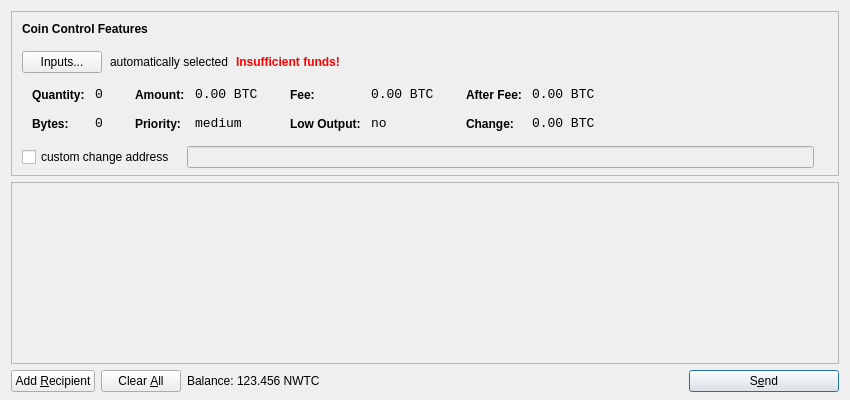
<?xml version="1.0" encoding="UTF-8"?>
<ui version="4.0">
 <class>SendCoinsDialog</class>
 <widget class="QDialog" name="SendCoinsDialog">
  <property name="geometry">
   <rect>
    <x>0</x>
    <y>0</y>
    <width>850</width>
    <height>400</height>
   </rect>
  </property>
  <property name="windowTitle">
   <string>Send Coins</string>
  </property>
  <layout class="QVBoxLayout" name="verticalLayout" stretch="0,1,0">
   <property name="bottomMargin">
    <number>8</number>
   </property>
   <item>
    <widget class="QFrame" name="frameCoinControl">
     <property name="sizePolicy">
      <sizepolicy hsizetype="Expanding" vsizetype="Expanding">
       <horstretch>0</horstretch>
       <verstretch>0</verstretch>
      </sizepolicy>
     </property>
     <property name="maximumSize">
      <size>
       <width>16777215</width>
       <height>16777215</height>
      </size>
     </property>
     <property name="frameShape">
      <enum>QFrame::StyledPanel</enum>
     </property>
     <property name="frameShadow">
      <enum>QFrame::Sunken</enum>
     </property>
     <layout class="QVBoxLayout" name="verticalLayoutCoinControl2">
      <property name="spacing">
       <number>-1</number>
      </property>
      <property name="leftMargin">
       <number>0</number>
      </property>
      <property name="topMargin">
       <number>0</number>
      </property>
      <property name="rightMargin">
       <number>0</number>
      </property>
      <property name="bottomMargin">
       <number>6</number>
      </property>
      <item>
       <layout class="QVBoxLayout" name="verticalLayoutCoinControl" stretch="0,0,0,0,1">
        <property name="spacing">
         <number>0</number>
        </property>
        <property name="leftMargin">
         <number>10</number>
        </property>
        <property name="topMargin">
         <number>10</number>
        </property>
        <item>
         <layout class="QHBoxLayout" name="horizontalLayoutCoinControl1">
          <property name="bottomMargin">
           <number>15</number>
          </property>
          <item>
           <widget class="QLabel" name="labelCoinControlFeatures">
            <property name="sizePolicy">
             <sizepolicy hsizetype="Preferred" vsizetype="Maximum">
              <horstretch>0</horstretch>
              <verstretch>0</verstretch>
             </sizepolicy>
            </property>
            <property name="font">
             <font>
              <weight>75</weight>
              <bold>true</bold>
             </font>
            </property>
            <property name="styleSheet">
             <string notr="true">font-weight:bold;</string>
            </property>
            <property name="text">
             <string>Coin Control Features</string>
            </property>
           </widget>
          </item>
         </layout>
        </item>
        <item>
         <layout class="QHBoxLayout" name="horizontalLayoutCoinControl2" stretch="0,0,0,0">
          <property name="spacing">
           <number>8</number>
          </property>
          <property name="bottomMargin">
           <number>10</number>
          </property>
          <item>
           <widget class="QPushButton" name="pushButtonCoinControl">
            <property name="styleSheet">
             <string notr="true"/>
            </property>
            <property name="text">
             <string>Inputs...</string>
            </property>
           </widget>
          </item>
          <item>
           <widget class="QLabel" name="labelCoinControlAutomaticallySelected">
            <property name="text">
             <string>automatically selected</string>
            </property>
            <property name="margin">
             <number>5</number>
            </property>
           </widget>
          </item>
          <item>
           <widget class="QLabel" name="labelCoinControlInsuffFunds">
            <property name="font">
             <font>
              <weight>75</weight>
              <bold>true</bold>
             </font>
            </property>
            <property name="styleSheet">
             <string notr="true">color:red;font-weight:bold;</string>
            </property>
            <property name="text">
             <string>Insufficient funds!</string>
            </property>
            <property name="margin">
             <number>5</number>
            </property>
           </widget>
          </item>
          <item>
           <spacer name="horizontalSpacerCoinControl">
            <property name="orientation">
             <enum>Qt::Horizontal</enum>
            </property>
            <property name="sizeHint" stdset="0">
             <size>
              <width>40</width>
              <height>1</height>
             </size>
            </property>
           </spacer>
          </item>
         </layout>
        </item>
        <item>
         <widget class="QWidget" name="widgetCoinControl" native="true">
          <property name="sizePolicy">
           <sizepolicy hsizetype="Preferred" vsizetype="Preferred">
            <horstretch>0</horstretch>
            <verstretch>0</verstretch>
           </sizepolicy>
          </property>
          <property name="minimumSize">
           <size>
            <width>0</width>
            <height>0</height>
           </size>
          </property>
          <property name="styleSheet">
           <string notr="true"/>
          </property>
          <layout class="QHBoxLayout" name="horizontalLayoutCoinControl5">
           <property name="margin">
            <number>0</number>
           </property>
           <item>
            <layout class="QHBoxLayout" name="horizontalLayoutCoinControl3" stretch="0,0,0,1">
             <property name="spacing">
              <number>20</number>
             </property>
             <property name="topMargin">
              <number>0</number>
             </property>
             <property name="bottomMargin">
              <number>10</number>
             </property>
             <item>
              <layout class="QFormLayout" name="formLayoutCoinControl1">
               <property name="horizontalSpacing">
                <number>10</number>
               </property>
               <property name="verticalSpacing">
                <number>14</number>
               </property>
               <property name="leftMargin">
                <number>10</number>
               </property>
               <property name="topMargin">
                <number>4</number>
               </property>
               <property name="rightMargin">
                <number>6</number>
               </property>
               <item row="0" column="0">
                <widget class="QLabel" name="labelCoinControlQuantityText">
                 <property name="styleSheet">
                  <string notr="true">font-weight:bold;</string>
                 </property>
                 <property name="text">
                  <string>Quantity:</string>
                 </property>
                 <property name="margin">
                  <number>0</number>
                 </property>
                </widget>
               </item>
               <item row="0" column="1">
                <widget class="QLabel" name="labelCoinControlQuantity">
                 <property name="font">
                  <font>
                   <family>Monospace</family>
                   <pointsize>10</pointsize>
                  </font>
                 </property>
                 <property name="cursor">
                  <cursorShape>IBeamCursor</cursorShape>
                 </property>
                 <property name="contextMenuPolicy">
                  <enum>Qt::ActionsContextMenu</enum>
                 </property>
                 <property name="text">
                  <string notr="true">0</string>
                 </property>
                 <property name="margin">
                  <number>0</number>
                 </property>
                 <property name="textInteractionFlags">
                  <set>Qt::LinksAccessibleByMouse|Qt::TextSelectableByKeyboard|Qt::TextSelectableByMouse</set>
                 </property>
                </widget>
               </item>
               <item row="1" column="0">
                <widget class="QLabel" name="labelCoinControlBytesText">
                 <property name="styleSheet">
                  <string notr="true">font-weight:bold;</string>
                 </property>
                 <property name="text">
                  <string>Bytes:</string>
                 </property>
                </widget>
               </item>
               <item row="1" column="1">
                <widget class="QLabel" name="labelCoinControlBytes">
                 <property name="font">
                  <font>
                   <family>Monospace</family>
                   <pointsize>10</pointsize>
                  </font>
                 </property>
                 <property name="cursor">
                  <cursorShape>IBeamCursor</cursorShape>
                 </property>
                 <property name="contextMenuPolicy">
                  <enum>Qt::ActionsContextMenu</enum>
                 </property>
                 <property name="text">
                  <string notr="true">0</string>
                 </property>
                 <property name="textInteractionFlags">
                  <set>Qt::LinksAccessibleByMouse|Qt::TextSelectableByKeyboard|Qt::TextSelectableByMouse</set>
                 </property>
                </widget>
               </item>
              </layout>
             </item>
             <item>
              <layout class="QFormLayout" name="formLayoutCoinControl2">
               <property name="horizontalSpacing">
                <number>10</number>
               </property>
               <property name="verticalSpacing">
                <number>14</number>
               </property>
               <property name="leftMargin">
                <number>6</number>
               </property>
               <property name="topMargin">
                <number>4</number>
               </property>
               <property name="rightMargin">
                <number>6</number>
               </property>
               <item row="0" column="0">
                <widget class="QLabel" name="labelCoinControlAmountText">
                 <property name="styleSheet">
                  <string notr="true">font-weight:bold;</string>
                 </property>
                 <property name="text">
                  <string>Amount:</string>
                 </property>
                 <property name="margin">
                  <number>0</number>
                 </property>
                </widget>
               </item>
               <item row="0" column="1">
                <widget class="QLabel" name="labelCoinControlAmount">
                 <property name="font">
                  <font>
                   <family>Monospace</family>
                   <pointsize>10</pointsize>
                  </font>
                 </property>
                 <property name="cursor">
                  <cursorShape>IBeamCursor</cursorShape>
                 </property>
                 <property name="contextMenuPolicy">
                  <enum>Qt::ActionsContextMenu</enum>
                 </property>
                 <property name="text">
                  <string notr="true">0.00 BTC</string>
                 </property>
                 <property name="textInteractionFlags">
                  <set>Qt::LinksAccessibleByMouse|Qt::TextSelectableByKeyboard|Qt::TextSelectableByMouse</set>
                 </property>
                </widget>
               </item>
               <item row="1" column="0">
                <widget class="QLabel" name="labelCoinControlPriorityText">
                 <property name="styleSheet">
                  <string notr="true">font-weight:bold;</string>
                 </property>
                 <property name="text">
                  <string>Priority:</string>
                 </property>
                </widget>
               </item>
               <item row="1" column="1">
                <widget class="QLabel" name="labelCoinControlPriority">
                 <property name="font">
                  <font>
                   <family>Monospace</family>
                   <pointsize>10</pointsize>
                  </font>
                 </property>
                 <property name="cursor">
                  <cursorShape>IBeamCursor</cursorShape>
                 </property>
                 <property name="contextMenuPolicy">
                  <enum>Qt::ActionsContextMenu</enum>
                 </property>
                 <property name="text">
                  <string>medium</string>
                 </property>
                 <property name="textInteractionFlags">
                  <set>Qt::LinksAccessibleByMouse|Qt::TextSelectableByKeyboard|Qt::TextSelectableByMouse</set>
                 </property>
                </widget>
               </item>
              </layout>
             </item>
             <item>
              <layout class="QFormLayout" name="formLayoutCoinControl3">
               <property name="horizontalSpacing">
                <number>10</number>
               </property>
               <property name="verticalSpacing">
                <number>14</number>
               </property>
               <property name="leftMargin">
                <number>6</number>
               </property>
               <property name="topMargin">
                <number>4</number>
               </property>
               <property name="rightMargin">
                <number>6</number>
               </property>
               <item row="0" column="0">
                <widget class="QLabel" name="labelCoinControlFeeText">
                 <property name="styleSheet">
                  <string notr="true">font-weight:bold;</string>
                 </property>
                 <property name="text">
                  <string>Fee:</string>
                 </property>
                 <property name="margin">
                  <number>0</number>
                 </property>
                </widget>
               </item>
               <item row="0" column="1">
                <widget class="QLabel" name="labelCoinControlFee">
                 <property name="font">
                  <font>
                   <family>Monospace</family>
                   <pointsize>10</pointsize>
                  </font>
                 </property>
                 <property name="cursor">
                  <cursorShape>IBeamCursor</cursorShape>
                 </property>
                 <property name="contextMenuPolicy">
                  <enum>Qt::ActionsContextMenu</enum>
                 </property>
                 <property name="text">
                  <string notr="true">0.00 BTC</string>
                 </property>
                 <property name="textInteractionFlags">
                  <set>Qt::LinksAccessibleByMouse|Qt::TextSelectableByKeyboard|Qt::TextSelectableByMouse</set>
                 </property>
                </widget>
               </item>
               <item row="1" column="0">
                <widget class="QLabel" name="labelCoinControlLowOutputText">
                 <property name="styleSheet">
                  <string notr="true">font-weight:bold;</string>
                 </property>
                 <property name="text">
                  <string>Low Output:</string>
                 </property>
                </widget>
               </item>
               <item row="1" column="1">
                <widget class="QLabel" name="labelCoinControlLowOutput">
                 <property name="font">
                  <font>
                   <family>Monospace</family>
                   <pointsize>10</pointsize>
                  </font>
                 </property>
                 <property name="cursor">
                  <cursorShape>IBeamCursor</cursorShape>
                 </property>
                 <property name="contextMenuPolicy">
                  <enum>Qt::ActionsContextMenu</enum>
                 </property>
                 <property name="text">
                  <string>no</string>
                 </property>
                 <property name="textInteractionFlags">
                  <set>Qt::LinksAccessibleByMouse|Qt::TextSelectableByKeyboard|Qt::TextSelectableByMouse</set>
                 </property>
                </widget>
               </item>
              </layout>
             </item>
             <item>
              <layout class="QFormLayout" name="formLayoutCoinControl4">
               <property name="horizontalSpacing">
                <number>10</number>
               </property>
               <property name="verticalSpacing">
                <number>14</number>
               </property>
               <property name="leftMargin">
                <number>6</number>
               </property>
               <property name="topMargin">
                <number>4</number>
               </property>
               <property name="rightMargin">
                <number>6</number>
               </property>
               <item row="0" column="0">
                <widget class="QLabel" name="labelCoinControlAfterFeeText">
                 <property name="styleSheet">
                  <string notr="true">font-weight:bold;</string>
                 </property>
                 <property name="text">
                  <string>After Fee:</string>
                 </property>
                 <property name="margin">
                  <number>0</number>
                 </property>
                </widget>
               </item>
               <item row="0" column="1">
                <widget class="QLabel" name="labelCoinControlAfterFee">
                 <property name="font">
                  <font>
                   <family>Monospace</family>
                   <pointsize>10</pointsize>
                  </font>
                 </property>
                 <property name="cursor">
                  <cursorShape>IBeamCursor</cursorShape>
                 </property>
                 <property name="contextMenuPolicy">
                  <enum>Qt::ActionsContextMenu</enum>
                 </property>
                 <property name="text">
                  <string notr="true">0.00 BTC</string>
                 </property>
                 <property name="textInteractionFlags">
                  <set>Qt::LinksAccessibleByMouse|Qt::TextSelectableByKeyboard|Qt::TextSelectableByMouse</set>
                 </property>
                </widget>
               </item>
               <item row="1" column="0">
                <widget class="QLabel" name="labelCoinControlChangeText">
                 <property name="styleSheet">
                  <string notr="true">font-weight:bold;</string>
                 </property>
                 <property name="text">
                  <string>Change:</string>
                 </property>
                </widget>
               </item>
               <item row="1" column="1">
                <widget class="QLabel" name="labelCoinControlChange">
                 <property name="font">
                  <font>
                   <family>Monospace</family>
                   <pointsize>10</pointsize>
                  </font>
                 </property>
                 <property name="cursor">
                  <cursorShape>IBeamCursor</cursorShape>
                 </property>
                 <property name="contextMenuPolicy">
                  <enum>Qt::ActionsContextMenu</enum>
                 </property>
                 <property name="text">
                  <string notr="true">0.00 BTC</string>
                 </property>
                 <property name="textInteractionFlags">
                  <set>Qt::LinksAccessibleByMouse|Qt::TextSelectableByKeyboard|Qt::TextSelectableByMouse</set>
                 </property>
                </widget>
               </item>
              </layout>
             </item>
            </layout>
           </item>
          </layout>
         </widget>
        </item>
        <item>
         <layout class="QHBoxLayout" name="horizontalLayoutCoinControl4" stretch="0,0,0">
          <property name="spacing">
           <number>12</number>
          </property>
          <property name="sizeConstraint">
           <enum>QLayout::SetDefaultConstraint</enum>
          </property>
          <property name="topMargin">
           <number>5</number>
          </property>
          <property name="rightMargin">
           <number>5</number>
          </property>
          <item>
           <widget class="QCheckBox" name="checkBoxCoinControlChange">
            <property name="text">
             <string>custom change address</string>
            </property>
           </widget>
          </item>
          <item>
           <widget class="QLineEdit" name="lineEditCoinControlChange">
            <property name="enabled">
             <bool>false</bool>
            </property>
            <property name="sizePolicy">
             <sizepolicy hsizetype="Expanding" vsizetype="Fixed">
              <horstretch>0</horstretch>
              <verstretch>0</verstretch>
             </sizepolicy>
            </property>
           </widget>
          </item>
          <item>
           <widget class="QLabel" name="labelCoinControlChangeLabel">
            <property name="sizePolicy">
             <sizepolicy hsizetype="Preferred" vsizetype="Expanding">
              <horstretch>0</horstretch>
              <verstretch>0</verstretch>
             </sizepolicy>
            </property>
            <property name="minimumSize">
             <size>
              <width>0</width>
              <height>0</height>
             </size>
            </property>
            <property name="text">
             <string/>
            </property>
            <property name="margin">
             <number>3</number>
            </property>
           </widget>
          </item>
         </layout>
        </item>
        <item>
         <spacer name="verticalSpacerCoinControl">
          <property name="orientation">
           <enum>Qt::Vertical</enum>
          </property>
          <property name="sizeHint" stdset="0">
           <size>
            <width>800</width>
            <height>1</height>
           </size>
          </property>
         </spacer>
        </item>
       </layout>
      </item>
     </layout>
    </widget>
   </item>
   <item>
    <widget class="QScrollArea" name="scrollArea">
     <property name="widgetResizable">
      <bool>true</bool>
     </property>
     <widget class="QWidget" name="scrollAreaWidgetContents">
      <property name="geometry">
       <rect>
        <x>0</x>
        <y>0</y>
        <width>830</width>
        <height>165</height>
       </rect>
      </property>
      <layout class="QVBoxLayout" name="verticalLayout_2">
       <property name="margin">
        <number>0</number>
       </property>
       <item>
        <layout class="QVBoxLayout" name="entries">
         <property name="spacing">
          <number>6</number>
         </property>
        </layout>
       </item>
       <item>
        <spacer name="verticalSpacer">
         <property name="orientation">
          <enum>Qt::Vertical</enum>
         </property>
         <property name="sizeHint" stdset="0">
          <size>
           <width>20</width>
           <height>40</height>
          </size>
         </property>
        </spacer>
       </item>
      </layout>
     </widget>
    </widget>
   </item>
   <item>
    <layout class="QHBoxLayout" name="horizontalLayout">
     <item>
      <widget class="QPushButton" name="addButton">
       <property name="toolTip">
        <string>Send to multiple recipients at once</string>
       </property>
       <property name="text">
        <string>Add &amp;Recipient</string>
       </property>
       <property name="icon">
        <iconset resource="../bitcoin.qrc">
         <normaloff>:/icons/add</normaloff>:/icons/add</iconset>
       </property>
       <property name="autoDefault">
        <bool>false</bool>
       </property>
      </widget>
     </item>
     <item>
      <widget class="QPushButton" name="clearButton">
       <property name="sizePolicy">
        <sizepolicy hsizetype="Minimum" vsizetype="Fixed">
         <horstretch>0</horstretch>
         <verstretch>0</verstretch>
        </sizepolicy>
       </property>
       <property name="toolTip">
        <string>Remove all transaction fields</string>
       </property>
       <property name="text">
        <string>Clear &amp;All</string>
       </property>
       <property name="icon">
        <iconset resource="../bitcoin.qrc">
         <normaloff>:/icons/remove</normaloff>:/icons/remove</iconset>
       </property>
       <property name="autoRepeatDelay">
        <number>300</number>
       </property>
       <property name="autoDefault">
        <bool>false</bool>
       </property>
      </widget>
     </item>
     <item>
      <layout class="QHBoxLayout" name="horizontalLayout_2">
       <property name="spacing">
        <number>3</number>
       </property>
       <item>
        <widget class="QLabel" name="label">
         <property name="text">
          <string>Balance:</string>
         </property>
        </widget>
       </item>
       <item>
        <widget class="QLabel" name="labelBalance">
         <property name="cursor">
          <cursorShape>IBeamCursor</cursorShape>
         </property>
         <property name="text">
          <string>123.456 NWTC</string>
         </property>
         <property name="textInteractionFlags">
          <set>Qt::LinksAccessibleByMouse|Qt::TextSelectableByKeyboard|Qt::TextSelectableByMouse</set>
         </property>
        </widget>
       </item>
      </layout>
     </item>
     <item>
      <spacer name="horizontalSpacer">
       <property name="orientation">
        <enum>Qt::Horizontal</enum>
       </property>
       <property name="sizeHint" stdset="0">
        <size>
         <width>40</width>
         <height>20</height>
        </size>
       </property>
      </spacer>
     </item>
     <item>
      <widget class="QPushButton" name="sendButton">
       <property name="minimumSize">
        <size>
         <width>150</width>
         <height>0</height>
        </size>
       </property>
       <property name="toolTip">
        <string>Confirm the send action</string>
       </property>
       <property name="text">
        <string>S&amp;end</string>
       </property>
       <property name="icon">
        <iconset resource="../bitcoin.qrc">
         <normaloff>:/icons/send</normaloff>:/icons/send</iconset>
       </property>
       <property name="default">
        <bool>true</bool>
       </property>
      </widget>
     </item>
    </layout>
   </item>
  </layout>
 </widget>
 <resources>
  <include location="../bitcoin.qrc"/>
 </resources>
 <connections/>
</ui>
